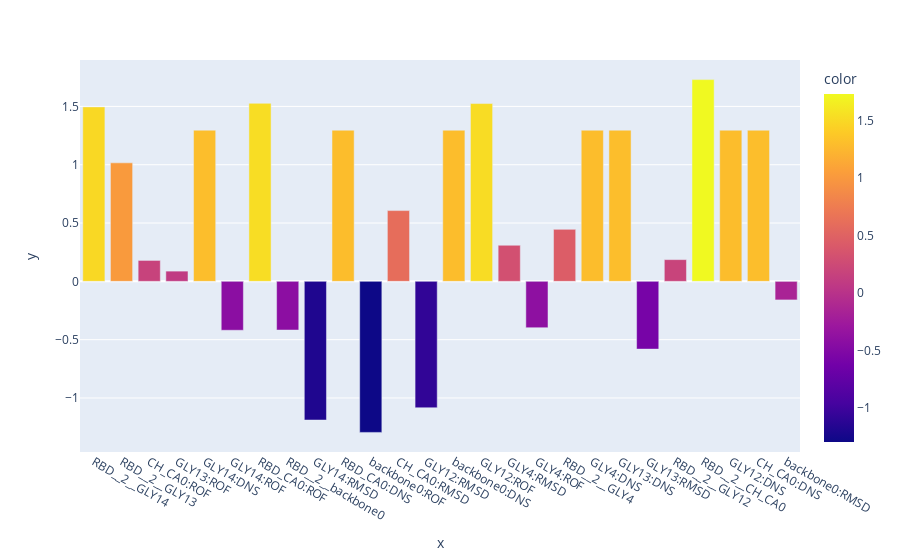

The notebook cell saved with this chart:
### Code cell
sgd_clf.fit(train_X_prepared,train_labels)
y_test_pred = sgd_clf.predict(test_X_prepared)
print(f' Test precison : {precision_score(test_labels, y_test_pred)}, Test recall {recall_score(test_labels, y_test_pred)}')
px.bar(x=train_X.columns.to_list(),y=sgd_clf.coef_[0],color=sgd_clf.coef_[0])

### Figure 1 — Plotly figure (JSON) as saved in the notebook; plotly's stock layout.template omitted (floating-point values rounded to 4 significant figures)
{"data": [{"alignmentgroup": "True", "hovertemplate": "x=%{x}<br>y=%{y}<br>color=%{marker.color}<extra></extra>", "legendgroup": "", "marker": {"color": [1.496, 1.016, 0.1794, 0.08789, 1.296, -0.4193, 1.526, -0.4175, -1.189, 1.296, -1.295, 0.6068, -1.084, 1.296, 1.524, 0.3096, -0.3975, 0.4457, 1.296, 1.296, -0.5809, 0.1864, 1.73, 1.296, 1.296, -0.1592], "coloraxis": "coloraxis", "pattern": {"shape": ""}}, "name": "", "offsetgroup": "", "orientation": "v", "showlegend": false, "textposition": "auto", "type": "bar", "x": ["RBD__2__GLY14", "RBD__2__GLY13", "CH_CA0:ROF", "GLY13:ROF", "GLY14:DNS", "GLY14:ROF", "RBD_CA0:ROF", "RBD__2__backbone0", "GLY14:RMSD", "RBD_CA0:DNS", "backbone0:ROF", "CH_CA0:RMSD", "GLY12:RMSD", "backbone0:DNS", "GLY12:ROF", "GLY4:RMSD", "GLY4:ROF", "RBD__2__GLY4", "GLY4:DNS", "GLY13:DNS", "GLY13:RMSD", "RBD__2__GLY12", "RBD__2__CH_CA0", "GLY12:DNS", "CH_CA0:DNS", "backbone0:RMSD"], "xaxis": "x", "y": [1.496, 1.016, 0.1794, 0.08789, 1.296, -0.4193, 1.526, -0.4175, -1.189, 1.296, -1.295, 0.6068, -1.084, 1.296, 1.524, 0.3096, -0.3975, 0.4457, 1.296, 1.296, -0.5809, 0.1864, 1.73, 1.296, 1.296, -0.1592], "yaxis": "y"}], "layout": {"autosize": true, "barmode": "relative", "coloraxis": {"colorbar": {"title": {"text": "color"}}, "colorscale": [[0, "#0d0887"], [0.1111, "#46039f"], [0.2222, "#7201a8"], [0.3333, "#9c179e"], [0.4444, "#bd3786"], [0.5556, "#d8576b"], [0.6667, "#ed7953"], [0.7778, "#fb9f3a"], [0.8889, "#fdca26"], [1, "#f0f921"]]}, "legend": {"tracegroupgap": 0}, "margin": {"t": 60}, "xaxis": {"anchor": "y", "autorange": true, "domain": [0, 1], "range": [-0.5, 25.5], "title": {"text": "x"}, "type": "category"}, "yaxis": {"anchor": "x", "autorange": true, "domain": [0, 1], "range": [-1.463, 1.898], "title": {"text": "y"}, "type": "linear"}}}
